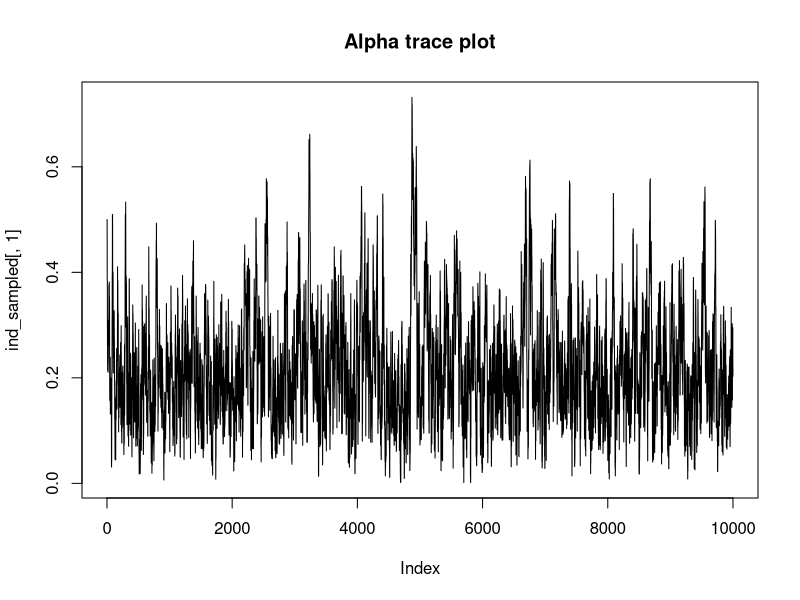
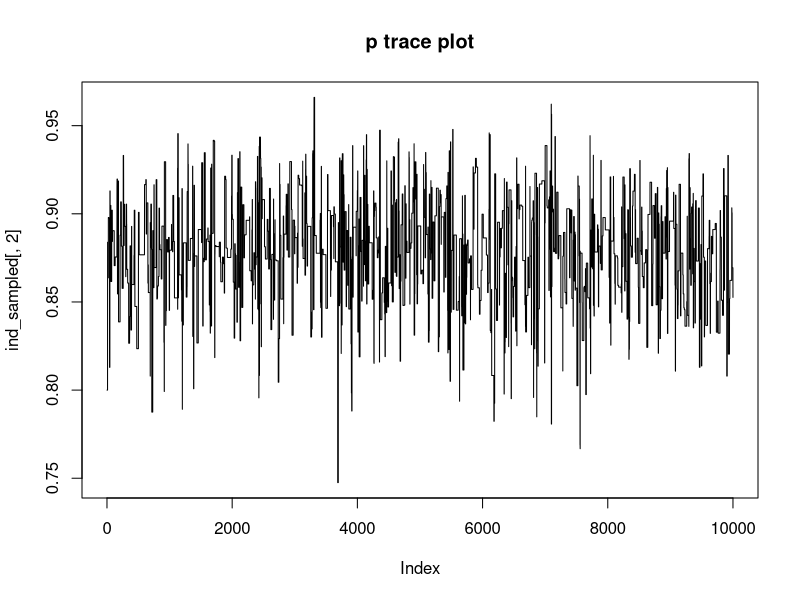
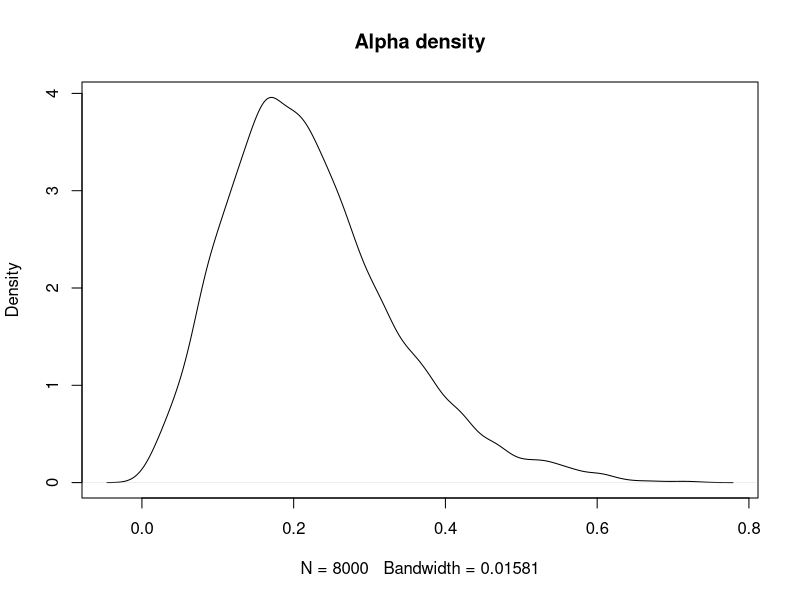
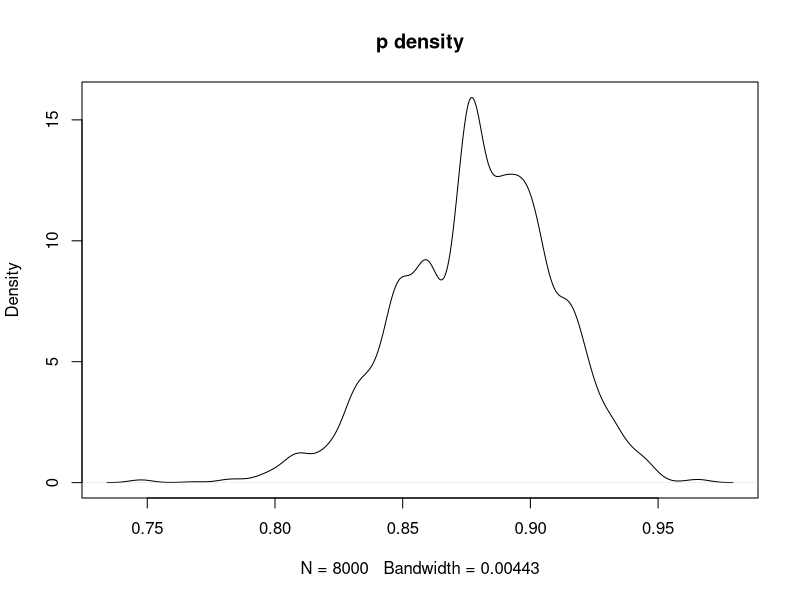
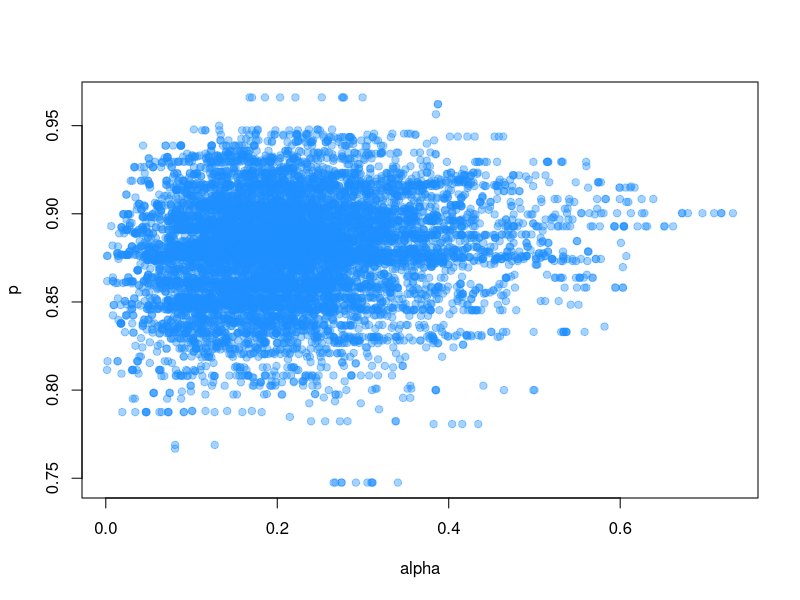
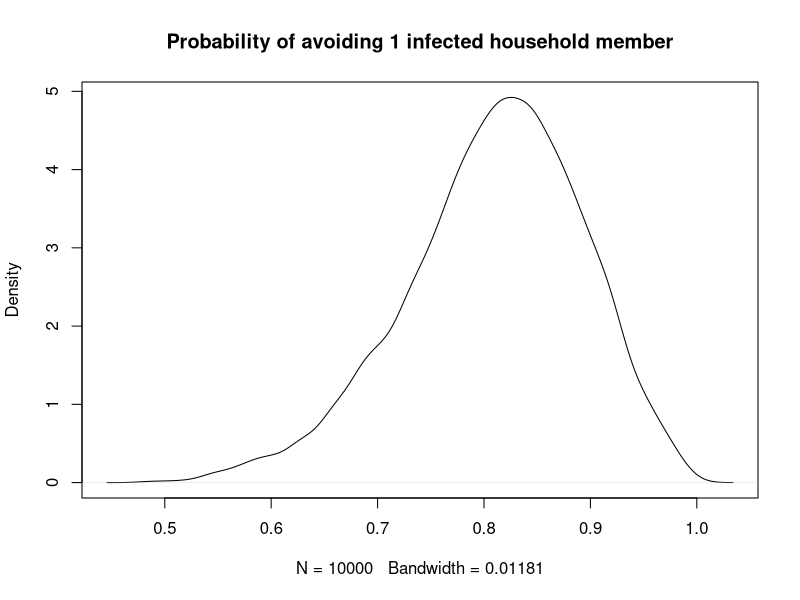
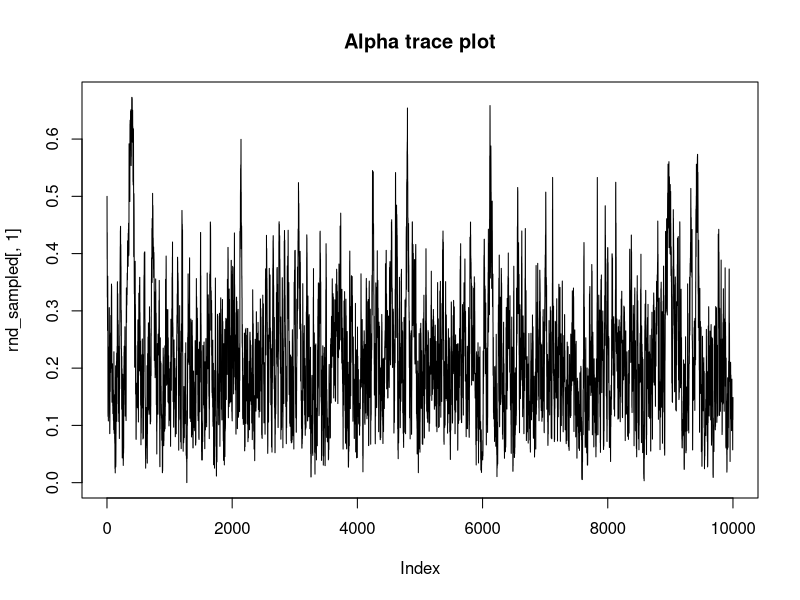
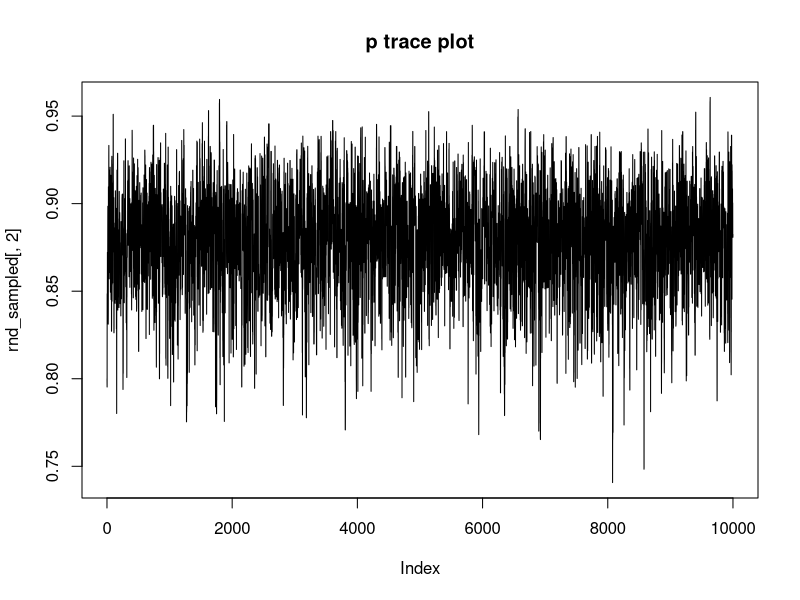

These charts were generated, in order, by the following R code:
## ---- chunk 1
knitr::opts_chunk$set(echo = TRUE, fig.width = 6, fig.height = 4)
## ---- chunk 2
# this is a function to compute the final size P(T=k|Y=y) = probability
# that k-y susceptibles become infected with y initial infectives
# and n-y susceptibles

# m initial susceptibles
# a initial infectives
# alpha infection rate
# the length of the fixed infectious period
compute.conditional.prob <- function(m, j, a, alpha, c) {
  if (j == 0) {
    res <- (exp(-alpha * m * c)) ^ a
  }
  else {
    part.one <- exp(-alpha * (m - j) * c) ^ (j + a)
    part.two <- choose(m, j)
    
    sum <- 0
    
    for (k in 0:(j - 1)) {
      sum <-
        sum + choose(m - k, j - k) * compute.conditional.prob(m, k, a, alpha, c) /
        (exp(-alpha * (m - j) * c) ^ (k + a))
    }
    res <- part.one * (part.two - sum)
  }
  return(res)
}
## ---- chunk 3
# We wish to compute P(T = k), for k = 0, ..., n
# "n" is the size of the household
# "alpha" is the person to person infection rate
# "c" is the length of the (fixed) infectious period
compute.marginal.prob <- function(k, n, c, alpha, p) {
  prob <- 0
  
  for (y in 0:n) {
    if (k >= y) {
      cond.prob <- compute.conditional.prob(n - y, k - y, y, alpha, c)
    }
    else {
      cond.prob <- 0
    }
    prob <- prob + cond.prob * dbinom(y, n, 1 - p)
  }
  prob
}
## ---- chunk 4
cases <- c(0, 1, 2, 3)
households <- c(29, 9, 2, 2)
mat <- matrix(NA, nrow = 4, 2)
mat[, 1] <- cases
mat[, 2] <- households
mat <- as.data.frame(mat)
colnames(mat) <- c("No.of.Cases", "No.of.Households")
mat

##   No.of.Cases No.of.Households
## 1           0               29
## 2           1                9
## 3           2                2
## 4           3                2
## ---- chunk 5
log_likelihood <- function(alpha, p){
  ll <- 29 * log(compute.marginal.prob(
    k = 0, n = 3, c = 1, alpha = alpha, p = p
    )) +
    9 * log(compute.marginal.prob(
    k = 1, n = 3, c = 1, alpha = alpha, p = p
    )) +
    2 * log(compute.marginal.prob(
    k = 2, n = 3, c = 1, alpha = alpha, p = p
    )) +
    2 * log(compute.marginal.prob(
    k = 3, n = 3, c = 1, alpha = alpha, p = p
    ))
  
  return(ll)
}
## ---- chunk 6
mcmc.ind.sampler <- function(iter, sigma) {

  # values for the prior hyper-parameters
  mu.p <- 1.0
  nu.p <- 1.0

  mu.alpha <- 1.0  
  nu.alpha <- 10^(-3)


  # initial values for the Markov Chain
  alpha.cur <- 0.5;
  p.cur <- 0.8;
  
  # create a matrix to store the output.
  res <- matrix(NA, nrow = iter, ncol=2);
  res[1,] <- c(alpha.cur, p.cur);


  for (i in 2:iter) {

    
    ##############
    # update alpha
    ##############

    # propose new value
    alpha.can <- rnorm(1, alpha.cur, sigma)

    # alpha is strictly positive, therefore any proposed value which is 
    # negative is automatically rejected.
    if (alpha.can > 0.0) {

      # otherwise, if it is positive the accept it with some probability:
      
      # compute the log-densities
      log.pi.cur <- log_likelihood(alpha = alpha.cur, p = p.cur) + 
        log(dgamma(alpha.cur, mu.alpha, nu.alpha))
      
      log.pi.can <- log_likelihood(alpha = alpha.can, p = p.cur) + 
        log(dgamma(alpha.can, mu.alpha, nu.alpha))

      # log-qratio is zero since we are doing a random Walk Metropolis
      log.q.ratio <- 0;

      u <- runif(1)
      if (log(u) < log.pi.can - log.pi.cur) {
        alpha.cur <- alpha.can
      }
    }


    ############
    # propose p
    ############
    p.can <- runif(1, 0, 1)

    
    # compute the log-densities
    log.pi.cur <- log_likelihood(alpha = alpha.cur, p = p.cur)
    log.pi.can <- log_likelihood(alpha = alpha.cur, p = p.can)
    
    # log-qratio is zero
    log.q.ratio <- 0
    u <- runif(1)
    if (log(u) < log.pi.can - log.pi.cur) {
      p.cur <- p.can
    }


    # store the output
    res[i,] <- c(alpha.cur, p.cur)

  }
    
  res                                             

}
## ---- chunk 7
ind_sampled <- mcmc.ind.sampler(iter = 10^4, sigma = 0.05)
## ---- chunk 8
plot(ind_sampled[, 1], type = "l", main = "Alpha trace plot")
## ---- chunk 9
plot(ind_sampled[, 2], type = "l", main = "p trace plot")
## ---- chunk 10
plot(density(ind_sampled[-(1:2000), 1]), main = "Alpha density")
## ---- chunk 11
plot(density(ind_sampled[-(1:2000), 2]), main = "p density")
## ---- chunk 12
plot(ind_sampled, xlab = "alpha", ylab = "p", col = scales::alpha("dodgerblue", 0.4), pch = 19)
## ---- chunk 13
plot(density(exp(-ind_sampled[, 1])), main = "Probability of avoiding 1 infected household member")
## ---- chunk 14
mcmc.random.walk <- function(iter, sigma) {

  # values for the prior hyper-parameters
  mu.p <- 1.0
  nu.p <- 1.0

  mu.alpha <- 1.0  
  nu.alpha <- 10^(-3)


  # initial values for the Markov Chain
  alpha.cur <- 0.5;
  p.cur <- 0.8;
  
  # create a matrix to store the output.
  res <- matrix(NA, nrow = iter, ncol=2);
  res[1,] <- c(alpha.cur, p.cur);


  for (i in 2:iter) {

    
    ##############
    # update alpha
    ##############

    # propose new value
    alpha.can <- rnorm(1, alpha.cur, sigma)

    # alpha is strictly positive, therefore any proposed value which is 
    # negative is automatically rejected.
    if (alpha.can > 0.0) {

      # otherwise, if it is positive the accept it with some probability:
      
      # compute the log-densities
      log.pi.cur <- log_likelihood(alpha = alpha.cur, p = p.cur) + 
        log(dgamma(alpha.cur, mu.alpha, nu.alpha))
      
      log.pi.can <- log_likelihood(alpha = alpha.can, p = p.cur) + 
        log(dgamma(alpha.can, mu.alpha, nu.alpha))

      # log-qratio is zero since we are doing a random Walk Metropolis
      log.q.ratio <- 0;

      u <- runif(1)
      if (log(u) < log.pi.can - log.pi.cur) {
        alpha.cur <- alpha.can
      }
    }


    ############
    # propose p
    ############
    p.can <- rnorm(1, p.cur, sigma)

    if (p.can > 0.0 & p.can < 1.0){
      
      # compute the log-densities
      log.pi.cur <- log_likelihood(alpha = alpha.cur, p = p.cur)
      log.pi.can <- log_likelihood(alpha = alpha.cur, p = p.can)
      
      # log-qratio is zero
      log.q.ratio <- 0
      
      u <- runif(1)
      if (log(u) < log.pi.can - log.pi.cur) {
        p.cur <- p.can
      }
    }
    


    # store the output
    res[i,] <- c(alpha.cur, p.cur)

  }
    
  res                                             

}
## ---- chunk 15
rnd_sampled <- mcmc.random.walk(iter = 10^4, sigma = 0.05)
## ---- chunk 16
plot(rnd_sampled[, 1], type = "l", main = "Alpha trace plot")
## ---- chunk 17
plot(rnd_sampled[, 2], type = "l", main = "p trace plot")
## ---- chunk 18
plot(density(rnd_sampled[-(1:2000), 1]), main = "Alpha density")
## ---- chunk 19
plot(density(rnd_sampled[-(1:2000), 2]), main = "p density")
## ---- chunk 20
plot(rnd_sampled, xlab = "alpha", ylab = "p", col = scales::alpha("dodgerblue", 0.4), pch = 19)
## ---- chunk 21
plot(density(exp(-rnd_sampled[, 1])), main = "Probability of avoiding 1 infected household member")
